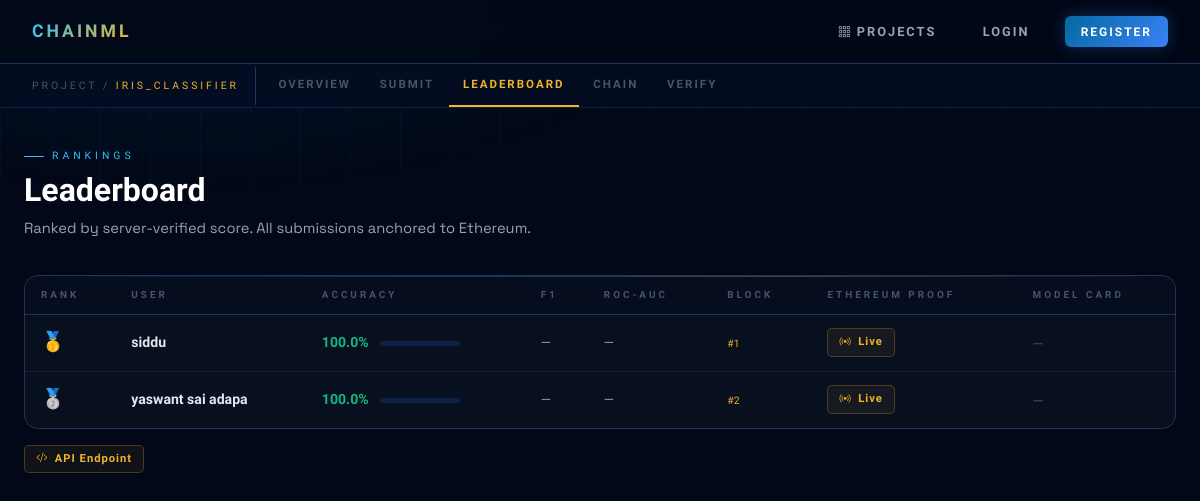
The app's page /project/1/leaderboard with its own data.
### tables this page shows
CREATE TABLE projects (
        id INTEGER PRIMARY KEY AUTOINCREMENT,
        owner_id INTEGER NOT NULL,
        name TEXT NOT NULL UNIQUE,
        description TEXT DEFAULT '',
        dataset_path TEXT NOT NULL,
        dataset_name TEXT NOT NULL,
        created_at REAL NOT NULL, dataset_hash TEXT NOT NULL DEFAULT '', test_path TEXT DEFAULT NULL, test_name TEXT DEFAULT NULL, task_type TEXT NOT NULL DEFAULT 'classification',
        FOREIGN KEY(owner_id) REFERENCES users(id));

CREATE TABLE submissions (
        id INTEGER PRIMARY KEY AUTOINCREMENT,
        project_id INTEGER NOT NULL,
        user_id INTEGER NOT NULL,
        model_filename TEXT NOT NULL,
        model_path TEXT NOT NULL,
        model_hash TEXT NOT NULL,
        verified_accuracy REAL NOT NULL,
        combined_hash TEXT NOT NULL,
        eth_tx_hash TEXT NOT NULL,
        eth_tx_url TEXT NOT NULL,
        eth_mode TEXT NOT NULL DEFAULT 'mock',
        block_index INTEGER NOT NULL,
        previous_hash TEXT NOT NULL,
        submitted_at REAL NOT NULL, f1_score REAL DEFAULT NULL, roc_auc REAL DEFAULT NULL, rmse REAL DEFAULT NULL, r2_score REAL DEFAULT NULL, model_card TEXT DEFAULT '',
        FOREIGN KEY(project_id) REFERENCES projects(id),
        FOREIGN KEY(user_id) REFERENCES users(id));

CREATE TABLE users (
        id INTEGER PRIMARY KEY AUTOINCREMENT,
        username TEXT NOT NULL UNIQUE,
        email TEXT NOT NULL UNIQUE,
        password_hash TEXT NOT NULL,
        created_at REAL NOT NULL);

### app.py (the view)
@app.route("/project/<int:pid>/leaderboard")
def leaderboard(pid):
    project = get_project(pid)
    if not project: return render_template("404.html"), 404
    return render_template("leaderboard.html", project=project,
        submissions=get_project_submissions(pid))

### app.py (called while the page is built)
@app.before_request
def load_user():
    uid = session.get("user_id")
    g.user = get_user_by_id(uid) if uid else None

@app.context_processor
def inject_user():
    return {"current_user": g.user}

### database.py (called while the page is built)
def get_conn():
    conn = sqlite3.connect(DB_PATH)
    conn.row_factory = sqlite3.Row
    conn.execute("PRAGMA foreign_keys = ON")
    return conn

def get_project(pid):
    conn = get_conn()
    row = conn.execute("""SELECT p.*, u.username AS owner_name
        FROM projects p JOIN users u ON p.owner_id=u.id WHERE p.id=?""", (pid,)).fetchone()
    conn.close(); return dict(row) if row else None

def get_project_submissions(pid):
    conn = get_conn()
    rows = conn.execute("""SELECT s.*, u.username FROM submissions s
        JOIN users u ON s.user_id=u.id WHERE s.project_id=?
        ORDER BY s.verified_accuracy DESC, s.submitted_at ASC""", (pid,)).fetchall()
    conn.close(); return [dict(r) for r in rows]

### templates/leaderboard.html (shortened to what this page needs)
{% extends "base.html" %}
{% block subnav %}
<div class="chainml-subnav">
  <div class="subnav-label">PROJECT / <span>{{ project.name }}</span></div>
  <a href="/project/{{ project.id }}" class="subnav-tab">Overview</a>
  <a href="/project/{{ project.id }}/submit" class="subnav-tab">Submit</a>
  <a href="/project/{{ project.id }}/leaderboard" class="subnav-tab active">Leaderboard</a>
  <a href="/project/{{ project.id }}/chain" class="subnav-tab">Chain</a>
  <a href="/project/{{ project.id }}/verify" class="subnav-tab">Verify</a>
</div>
{% endblock %}
{% block content %}
<div class="ph">
  <div class="ph-eye">Rankings</div>
  <h1>Leaderboard</h1>
  <p>
    Ranked by server-verified score. All submissions anchored to Ethereum.
  </p>
</div>
{% if submissions %}
<div class="cml-card" style="padding:0;overflow:hidden;">
  <table class="cml-table">
    <thead>
      <tr>
        <th>Rank</th>
        <th>User</th>
        {% if project.task_type=='regression' %}
        <th>R²</th><th>RMSE</th>
        {% else %}
        <th>Accuracy</th><th>F1</th><th>ROC-AUC</th>
        {% endif %}
        <th>Block</th>
        <th>Ethereum Proof</th>
        <th>Model Card</th>
      </tr>
    </thead>
    <tbody>
    {% for s in submissions %}
    <tr>
      <td>
        {% if loop.index==1 %}<span class="rank-1">🥇</span>
        {% elif loop.index==2 %}<span class="rank-2">🥈</span>
        {% elif loop.index==3 %}<span class="rank-3">🥉</span>
        {% else %}<span style="font-family:var(--raj);color:var(--muted);font-size:.78rem">#{{ loop.index }}</span>
        {% endif %}
      </td>
      <td><strong style="font-family:var(--raj)">{{ s.username }}</strong></td>
      {% if project.task_type=='regression' %}
      <td><span style="font-family:var(--orb);font-weight:700;color:var(--green);font-size:.88rem">{{ s.r2_score if s.r2_score is not none else '—' }}</span></td>
      <td><span style="font-family:var(--orb);color:var(--text2);font-size:.82rem">{{ s.rmse if s.rmse is not none else '—' }}</span></td>
      {% else %}
      <td>
        <span style="font-family:var(--orb);font-weight:700;color:var(--green);font-size:.88rem">{{ "%.1f"|format(s.verified_accuracy*100) }}%</span>
        <span class="score-bar-wrap"><span class="score-bar" style="width:{{ s.verified_accuracy*100 }}%"></span></span>
      </td>
      <td><span style="font-family:var(--orb);color:var(--text2);font-size:.82rem">{{ s.f1_score if s.f1_score is not none else '—' }}</span></td>
      <td><span style="font-family:var(--orb);color:var(--text2);font-size:.82rem">{{ s.roc_auc if s.roc_auc is not none else '—' }}</span></td>
      {% endif %}
      <td><span style="font-family:var(--orb);font-size:.65rem;color:var(--gold)">#{{ s.block_index }}</span></td>
      <td>
        <a href="{{ s.eth_tx_url }}" target="_blank" class="eth-link">
          {% if s.eth_mode=='real' %}<i class="bi bi-broadcast"></i> Live{% else %}<i class="bi bi-link-45deg"></i> Mock{% endif %}
        </a>
      </td>
      <td><span style="font-size:.78rem;color:var(--muted)">{% if s.model_card %}{{ s.model_card[:35] }}{% if s.model_card|length > 35 %}…{% endif %}{% else %}—{% endif %}</span></td>
    </tr>
    {% endfor %}
    </tbody>
  </table>
</div>
<div class="mt-3">
  <a href="/api/project/{{ project.id }}/leaderboard" target="_blank" class="eth-link">
    <i class="bi bi-code-slash"></i> API Endpoint
  </a>
</div>
{% else %}
<div class="cml-card text-center py-5">
  <div style="font-size:3rem;opacity:.4;margin-bottom:1rem">🏆</div>
  <p style="color:var(--text2)">No submissions yet. <a href="/project/{{ project.id }}/submit" style="color:var(--gold)">Be the first!</a></p>
</div>
{% endif %}
{% endblock %}

### templates/base.html (style rules this page uses)
:root { --bg: #020817; --bg2: #040d21; --surface: #071128; --card: #080f1f; --border: #0e2045; --border2: #1a3560; --gold: #f0b429; --gold2: #ffd166; --blue: #0ea5e9; --blue2: #38bdf8; --blue3: #0369a1; --accent: #3b82f6; --green: #10b981; --red: #ef4444; --text: #e2e8f0; --text2: #94a3b8; --muted: #475569; --orb: 'Orbitron', sans-serif; --raj: 'Rajdhani', sans-serif; --grotesk: 'Space Grotesk', sans-serif; }
*, *::before, *::after { box-sizing: border-box; margin: 0; padding: 0; }
body { background: var(--bg); color: var(--text); font-family: var(--grotesk); min-height: 100vh; overflow-x: hidden; }
body::before { content: ''; position: fixed; inset: 0; background-image: linear-gradient(rgba(14,165,233,.04) 1px, transparent 1px), linear-gradient(90deg, rgba(14,165,233,.04) 1px, transparent 1px); background-size: 50px 50px; pointer-events: none; z-index: 0; }
body::after { content: ''; position: fixed; inset: 0; background: radial-gradient(ellipse 70% 40% at 15% 0%, rgba(14,165,233,.1) 0%, transparent 60%), radial-gradient(ellipse 50% 35% at 85% 100%, rgba(240,180,41,.07) 0%, transparent 60%); pointer-events: none; z-index: 0; }
.chainml-subnav { background: rgba(4,13,33,.9); border-bottom: 1px solid var(--border); display: flex; align-items: center; padding: 0 2rem; overflow-x: auto; scrollbar-width: none; position: relative; z-index: 1; }
.subnav-label { font-family: var(--raj); font-size: .65rem; letter-spacing: 3px; text-transform: uppercase; color: var(--muted); padding: .7rem 1rem .7rem 0; border-right: 1px solid var(--border2); margin-right: .5rem; white-space: nowrap; flex-shrink: 0; }
.subnav-label span { color: var(--gold); }
.subnav-tab { font-family: var(--raj); font-size: .72rem; font-weight: 600; letter-spacing: 2px; text-transform: uppercase; color: var(--muted); text-decoration: none; padding: .75rem .9rem; border-bottom: 2px solid transparent; transition: all .15s; white-space: nowrap; }
.subnav-tab.active { color: var(--gold); border-bottom-color: var(--gold); }
.ph { margin-bottom: 2.2rem; }
.ph-eye { font-family: var(--raj); font-size: .65rem; letter-spacing: 4px; text-transform: uppercase; color: var(--blue2); margin-bottom: .5rem; display: flex; align-items: center; gap: .5rem; }
.ph-eye::before { content: ''; display: inline-block; width: 20px; height: 1px; background: var(--blue2); }
.ph h1 { font-family: var(--orb); font-size: 2rem; font-weight: 700; line-height: 1.15; background: linear-gradient(135deg, #fff 40%, var(--blue2)); -webkit-background-clip: text; -webkit-text-fill-color: transparent; background-clip: text; }
.ph p { color: var(--text2); font-size: .92rem; margin-top: .5rem; line-height: 1.6; }
.cml-card { background: var(--card); border: 1px solid var(--border2); border-radius: 14px; padding: 1.6rem; position: relative; overflow: hidden; }
.cml-card::before { content: ''; position: absolute; top: 0; left: 0; right: 0; height: 1px; background: linear-gradient(90deg, transparent, var(--blue), var(--gold), transparent); opacity: .3; }
.eth-link { display: inline-flex; align-items: center; gap: .4rem; font-family: var(--raj); font-size: .7rem; font-weight: 600; color: var(--gold); text-decoration: none; border: 1px solid rgba(240,180,41,.25); background: rgba(240,180,41,.06); padding: .3rem .7rem; border-radius: 5px; transition: all .2s; letter-spacing: 1px; }
.cml-table { width: 100%; border-collapse: collapse; }
.cml-table th { font-family: var(--raj); font-size: .62rem; letter-spacing: 3px; text-transform: uppercase; color: var(--muted); padding: .7rem 1rem; border-bottom: 1px solid var(--border2); text-align: left; background: rgba(4,13,33,.5); }
.cml-table td { padding: .85rem 1rem; border-bottom: 1px solid var(--border); font-size: .88rem; vertical-align: middle; }
.cml-table tr:last-child td { border-bottom: none; }

### templates/leaderboard.html (style rules this page uses)
.score-bar-wrap { width: 80px; background: var(--border); border-radius: 4px; height: 5px; display:inline-block; vertical-align:middle; margin-left:.5rem; }
.rank-1 { color: var(--gold); font-size: 1.2rem; }
.rank-2 { color: #94a3b8; font-size: 1.2rem; }

### records on screen
projects: name "IRIS_CLASSIFIER"
submissions: username "siddu", s.verified_accuracy*100 "100.0", f1_score "—", roc_auc "—", block_index "1", eth_mode "real" (drawn)
submissions: username "yaswant sai adapa", s.verified_accuracy*100 "100.0", f1_score "—", roc_auc "—", block_index "2", eth_mode "real" (drawn)
